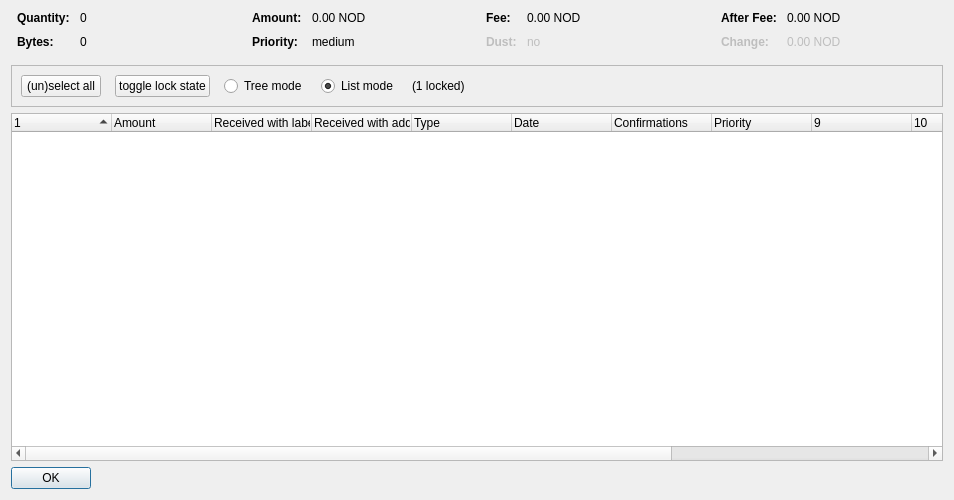
<?xml version="1.0" encoding="UTF-8"?>
<ui version="4.0">
 <class>CoinControlDialog</class>
 <widget class="QDialog" name="CoinControlDialog">
  <property name="geometry">
   <rect>
    <x>0</x>
    <y>0</y>
    <width>954</width>
    <height>500</height>
   </rect>
  </property>
  <property name="windowTitle">
   <string>Coin Selection</string>
  </property>
  <layout class="QVBoxLayout" name="verticalLayout">
   <item>
    <layout class="QHBoxLayout" name="horizontalLayoutTop" stretch="0,0,0,0">
     <property name="topMargin">
      <number>0</number>
     </property>
     <property name="bottomMargin">
      <number>10</number>
     </property>
     <item>
      <layout class="QFormLayout" name="formLayoutCoinControl1">
       <property name="horizontalSpacing">
        <number>10</number>
       </property>
       <property name="verticalSpacing">
        <number>10</number>
       </property>
       <property name="leftMargin">
        <number>6</number>
       </property>
       <property name="rightMargin">
        <number>6</number>
       </property>
       <item row="0" column="0">
        <widget class="QLabel" name="labelCoinControlQuantityText">
         <property name="font">
          <font>
           <weight>75</weight>
           <bold>true</bold>
          </font>
         </property>
         <property name="text">
          <string>Quantity:</string>
         </property>
        </widget>
       </item>
       <item row="0" column="1">
        <widget class="QLabel" name="labelCoinControlQuantity">
         <property name="cursor">
          <cursorShape>IBeamCursor</cursorShape>
         </property>
         <property name="contextMenuPolicy">
          <enum>Qt::ActionsContextMenu</enum>
         </property>
         <property name="text">
          <string notr="true">0</string>
         </property>
         <property name="textInteractionFlags">
          <set>Qt::LinksAccessibleByMouse|Qt::TextSelectableByKeyboard|Qt::TextSelectableByMouse</set>
         </property>
        </widget>
       </item>
       <item row="1" column="0">
        <widget class="QLabel" name="labelCoinControlBytesText">
         <property name="font">
          <font>
           <weight>75</weight>
           <bold>true</bold>
          </font>
         </property>
         <property name="text">
          <string>Bytes:</string>
         </property>
        </widget>
       </item>
       <item row="1" column="1">
        <widget class="QLabel" name="labelCoinControlBytes">
         <property name="cursor">
          <cursorShape>IBeamCursor</cursorShape>
         </property>
         <property name="contextMenuPolicy">
          <enum>Qt::ActionsContextMenu</enum>
         </property>
         <property name="text">
          <string notr="true">0</string>
         </property>
         <property name="textInteractionFlags">
          <set>Qt::LinksAccessibleByMouse|Qt::TextSelectableByKeyboard|Qt::TextSelectableByMouse</set>
         </property>
        </widget>
       </item>
      </layout>
     </item>
     <item>
      <layout class="QFormLayout" name="formLayoutCoinControl2">
       <property name="horizontalSpacing">
        <number>10</number>
       </property>
       <property name="verticalSpacing">
        <number>10</number>
       </property>
       <property name="leftMargin">
        <number>6</number>
       </property>
       <property name="rightMargin">
        <number>6</number>
       </property>
       <item row="0" column="0">
        <widget class="QLabel" name="labelCoinControlAmountText">
         <property name="font">
          <font>
           <weight>75</weight>
           <bold>true</bold>
          </font>
         </property>
         <property name="text">
          <string>Amount:</string>
         </property>
        </widget>
       </item>
       <item row="0" column="1">
        <widget class="QLabel" name="labelCoinControlAmount">
         <property name="cursor">
          <cursorShape>IBeamCursor</cursorShape>
         </property>
         <property name="contextMenuPolicy">
          <enum>Qt::ActionsContextMenu</enum>
         </property>
         <property name="text">
          <string notr="true">0.00 NOD</string>
         </property>
         <property name="textInteractionFlags">
          <set>Qt::LinksAccessibleByMouse|Qt::TextSelectableByKeyboard|Qt::TextSelectableByMouse</set>
         </property>
        </widget>
       </item>
       <item row="1" column="0">
        <widget class="QLabel" name="labelCoinControlPriorityText">
         <property name="font">
          <font>
           <weight>75</weight>
           <bold>true</bold>
          </font>
         </property>
         <property name="text">
          <string>Priority:</string>
         </property>
        </widget>
       </item>
       <item row="1" column="1">
        <widget class="QLabel" name="labelCoinControlPriority">
         <property name="cursor">
          <cursorShape>IBeamCursor</cursorShape>
         </property>
         <property name="contextMenuPolicy">
          <enum>Qt::ActionsContextMenu</enum>
         </property>
         <property name="text">
          <string>medium</string>
         </property>
         <property name="textInteractionFlags">
          <set>Qt::LinksAccessibleByMouse|Qt::TextSelectableByKeyboard|Qt::TextSelectableByMouse</set>
         </property>
        </widget>
       </item>
      </layout>
     </item>
     <item>
      <layout class="QFormLayout" name="formLayoutCoinControl3">
       <property name="horizontalSpacing">
        <number>10</number>
       </property>
       <property name="verticalSpacing">
        <number>10</number>
       </property>
       <property name="leftMargin">
        <number>6</number>
       </property>
       <property name="rightMargin">
        <number>6</number>
       </property>
       <item row="0" column="0">
        <widget class="QLabel" name="labelCoinControlFeeText">
         <property name="font">
          <font>
           <weight>75</weight>
           <bold>true</bold>
          </font>
         </property>
         <property name="text">
          <string>Fee:</string>
         </property>
        </widget>
       </item>
       <item row="0" column="1">
        <widget class="QLabel" name="labelCoinControlFee">
         <property name="cursor">
          <cursorShape>IBeamCursor</cursorShape>
         </property>
         <property name="contextMenuPolicy">
          <enum>Qt::ActionsContextMenu</enum>
         </property>
         <property name="text">
          <string notr="true">0.00 NOD</string>
         </property>
         <property name="textInteractionFlags">
          <set>Qt::LinksAccessibleByMouse|Qt::TextSelectableByKeyboard|Qt::TextSelectableByMouse</set>
         </property>
        </widget>
       </item>
       <item row="1" column="0">
        <widget class="QLabel" name="labelCoinControlLowOutputText">
         <property name="enabled">
          <bool>false</bool>
         </property>
         <property name="font">
          <font>
           <weight>75</weight>
           <bold>true</bold>
          </font>
         </property>
         <property name="text">
          <string>Dust:</string>
         </property>
        </widget>
       </item>
       <item row="1" column="1">
        <widget class="QLabel" name="labelCoinControlLowOutput">
         <property name="enabled">
          <bool>false</bool>
         </property>
         <property name="cursor">
          <cursorShape>IBeamCursor</cursorShape>
         </property>
         <property name="contextMenuPolicy">
          <enum>Qt::ActionsContextMenu</enum>
         </property>
         <property name="text">
          <string>no</string>
         </property>
         <property name="textInteractionFlags">
          <set>Qt::LinksAccessibleByMouse|Qt::TextSelectableByKeyboard|Qt::TextSelectableByMouse</set>
         </property>
        </widget>
       </item>
      </layout>
     </item>
     <item>
      <layout class="QFormLayout" name="formLayoutCoinControl4">
       <property name="horizontalSpacing">
        <number>10</number>
       </property>
       <property name="verticalSpacing">
        <number>10</number>
       </property>
       <property name="leftMargin">
        <number>6</number>
       </property>
       <property name="rightMargin">
        <number>6</number>
       </property>
       <item row="0" column="0">
        <widget class="QLabel" name="labelCoinControlAfterFeeText">
         <property name="font">
          <font>
           <weight>75</weight>
           <bold>true</bold>
          </font>
         </property>
         <property name="text">
          <string>After Fee:</string>
         </property>
        </widget>
       </item>
       <item row="0" column="1">
        <widget class="QLabel" name="labelCoinControlAfterFee">
         <property name="cursor">
          <cursorShape>IBeamCursor</cursorShape>
         </property>
         <property name="contextMenuPolicy">
          <enum>Qt::ActionsContextMenu</enum>
         </property>
         <property name="text">
          <string notr="true">0.00 NOD</string>
         </property>
         <property name="textInteractionFlags">
          <set>Qt::LinksAccessibleByMouse|Qt::TextSelectableByKeyboard|Qt::TextSelectableByMouse</set>
         </property>
        </widget>
       </item>
       <item row="1" column="0">
        <widget class="QLabel" name="labelCoinControlChangeText">
         <property name="enabled">
          <bool>false</bool>
         </property>
         <property name="font">
          <font>
           <weight>75</weight>
           <bold>true</bold>
          </font>
         </property>
         <property name="text">
          <string>Change:</string>
         </property>
        </widget>
       </item>
       <item row="1" column="1">
        <widget class="QLabel" name="labelCoinControlChange">
         <property name="enabled">
          <bool>false</bool>
         </property>
         <property name="cursor">
          <cursorShape>IBeamCursor</cursorShape>
         </property>
         <property name="contextMenuPolicy">
          <enum>Qt::ActionsContextMenu</enum>
         </property>
         <property name="text">
          <string notr="true">0.00 NOD</string>
         </property>
         <property name="textInteractionFlags">
          <set>Qt::LinksAccessibleByMouse|Qt::TextSelectableByKeyboard|Qt::TextSelectableByMouse</set>
         </property>
        </widget>
       </item>
      </layout>
     </item>
    </layout>
   </item>
   <item>
    <widget class="QFrame" name="frame">
     <property name="minimumSize">
      <size>
       <width>0</width>
       <height>40</height>
      </size>
     </property>
     <property name="frameShape">
      <enum>QFrame::StyledPanel</enum>
     </property>
     <property name="frameShadow">
      <enum>QFrame::Sunken</enum>
     </property>
     <layout class="QHBoxLayout" name="horizontalLayout">
      <item>
       <layout class="QHBoxLayout" name="horizontalLayoutPanel" stretch="0,0,0,0,0,0">
        <property name="spacing">
         <number>14</number>
        </property>
        <item>
         <widget class="QPushButton" name="pushButtonSelectAll">
          <property name="sizePolicy">
           <sizepolicy hsizetype="Maximum" vsizetype="Fixed">
            <horstretch>0</horstretch>
            <verstretch>0</verstretch>
           </sizepolicy>
          </property>
          <property name="text">
           <string>(un)select all</string>
          </property>
          <property name="autoDefault">
           <bool>false</bool>
          </property>
         </widget>
        </item>
        <item>
         <widget class="QPushButton" name="pushButtonToggleLock">
          <property name="sizePolicy">
           <sizepolicy hsizetype="Maximum" vsizetype="Fixed">
            <horstretch>0</horstretch>
            <verstretch>0</verstretch>
           </sizepolicy>
          </property>
          <property name="text">
           <string>toggle lock state</string>
          </property>
          <property name="autoDefault">
           <bool>false</bool>
          </property>
         </widget>
        </item>
        <item>
         <widget class="QRadioButton" name="radioTreeMode">
          <property name="sizePolicy">
           <sizepolicy hsizetype="Maximum" vsizetype="Fixed">
            <horstretch>0</horstretch>
            <verstretch>0</verstretch>
           </sizepolicy>
          </property>
          <property name="text">
           <string>Tree mode</string>
          </property>
         </widget>
        </item>
        <item>
         <widget class="QRadioButton" name="radioListMode">
          <property name="sizePolicy">
           <sizepolicy hsizetype="Maximum" vsizetype="Fixed">
            <horstretch>0</horstretch>
            <verstretch>0</verstretch>
           </sizepolicy>
          </property>
          <property name="text">
           <string>List mode</string>
          </property>
          <property name="checked">
           <bool>true</bool>
          </property>
         </widget>
        </item>
        <item>
         <widget class="QLabel" name="labelLocked">
          <property name="text">
           <string>(1 locked)</string>
          </property>
         </widget>
        </item>
        <item>
         <spacer name="horizontalSpacer">
          <property name="orientation">
           <enum>Qt::Horizontal</enum>
          </property>
          <property name="sizeHint" stdset="0">
           <size>
            <width>40</width>
            <height>20</height>
           </size>
          </property>
         </spacer>
        </item>
       </layout>
      </item>
     </layout>
    </widget>
   </item>
   <item>
    <widget class="CoinControlTreeWidget" name="treeWidget">
     <property name="contextMenuPolicy">
      <enum>Qt::CustomContextMenu</enum>
     </property>
     <property name="sortingEnabled">
      <bool>false</bool>
     </property>
     <property name="columnCount">
      <number>13</number>
     </property>
     <attribute name="headerShowSortIndicator" stdset="0">
      <bool>true</bool>
     </attribute>
     <attribute name="headerStretchLastSection">
      <bool>false</bool>
     </attribute>
     <column>
      <property name="text">
       <string/>
      </property>
     </column>
     <column>
      <property name="text">
       <string>Amount</string>
      </property>
     </column>
     <column>
      <property name="text">
       <string>Received with label</string>
      </property>
     </column>
     <column>
      <property name="text">
       <string>Received with address</string>
      </property>
     </column>
     <column>
      <property name="text">
	<string>Type</string>
      </property>
     </column>
     <column>
      <property name="text">	 
       <string>Date</string>
      </property>
     </column>
     <column>
      <property name="text">
       <string>Confirmations</string>
      </property>
      <property name="toolTip">
       <string>Confirmed</string>
      </property>
     </column>
     <column>
      <property name="text">
       <string>Priority</string>
      </property>
     </column>
     <column>
      <property name="text">
       <string/>
      </property>
     </column>
     <column>
      <property name="text">
       <string/>
      </property>
     </column>
     <column>
      <property name="text">
       <string/>
      </property>
     </column>
     <column>
      <property name="text">
       <string/>
      </property>
     </column>
     <column>
      <property name="text">
       <string/>
      </property>
     </column>
    </widget>
   </item>
   <item>
    <widget class="QDialogButtonBox" name="buttonBox">
     <property name="sizePolicy">
      <sizepolicy hsizetype="Maximum" vsizetype="Fixed">
       <horstretch>0</horstretch>
       <verstretch>0</verstretch>
      </sizepolicy>
     </property>
     <property name="orientation">
      <enum>Qt::Horizontal</enum>
     </property>
     <property name="standardButtons">
      <set>QDialogButtonBox::Ok</set>
     </property>
    </widget>
   </item>
  </layout>
 </widget>
 <customwidgets>
  <customwidget>
   <class>CoinControlTreeWidget</class>
   <extends>QTreeWidget</extends>
   <header>coincontroltreewidget.h</header>
  </customwidget>
 </customwidgets>
 <resources/>
 <connections/>
</ui>
